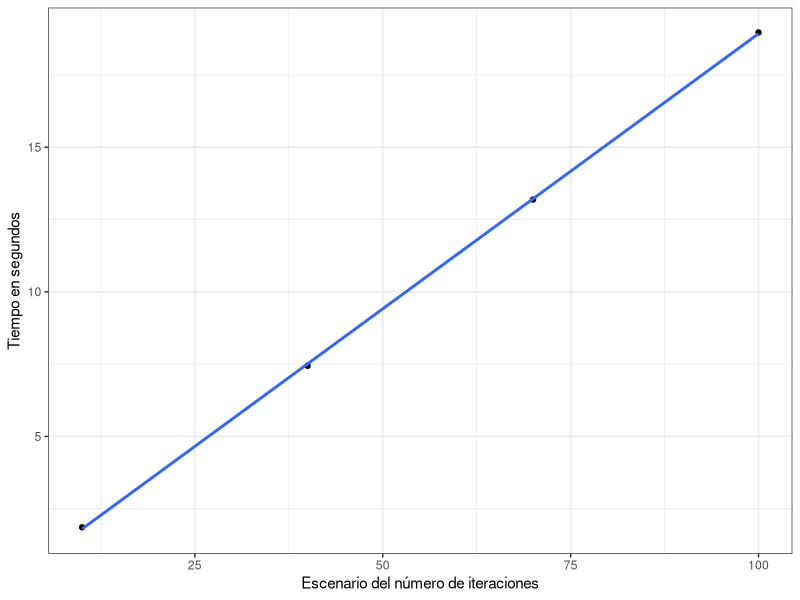

Generate this figure with R: (Note: this script raises an error after producing the figure.)
## ---- chunk 1
# Número de iteraciones en el ciclo
iters<-10

# Vector para almacenar la salida
lista<-vector('list',length=iters)
 
# Inicio del tiempo de computación
tiempoIni<-Sys.time()

# Ciclo
for(i in 1:iters){
 
    # contador
    cat(i,'\n')
 
    elem.lista<-rnorm(1e6)
    elem.lista<-summary(elem.lista)
     
    # salida
    lista[[i]]<-elem.lista
         
    }
 
# Tiempo de finalización
print(Sys.time()-tiempoIni)
# Tiempo utilizado

## ---- chunk 2
# Diferentes escenarios en número de interaciones
iters<-seq(10,100,by=30)
 
# Guardar el tiempo para los diferentes escenarios de iteración
tiempos<-numeric(length(iters))
 
# Ciclo para los distintos escenarios
for(val in 1:length(iters)){
     
    cat('Escenario ', val,' de ', length(iters),'\n')
     
    to.iter<-iters[val]
     
    # Vector para acumular la salida
    lista<-vector('list',length=to.iter)
 
    # Inicio del tiempo para el escenario
    tiempoIni<-Sys.time()
 
    # El mismo ciclo del caso anterior
    for(i in 1:to.iter){
     
        cat(i,'\n')
         
        elem.lista<-rnorm(1e6)
        elem.lista<-summary(elem.lista)
         
        # salida
        lista[[i]]<-elem.lista
         
        }
 
    # Finalización del tiempo
    tiempos[val]<-Sys.time()-tiempoIni
     
    }
 
# Graficación del tiempo en cada escenario
require(ggplot2)
 
para.graf<-data.frame(iters,tiempos)
ggplot(para.graf,aes(x=iters,y=tiempos)) + 
    geom_point() +
    geom_smooth(method=lm, se=FALSE) + 
    theme_bw() + 
    scale_x_continuous('Escenario del número de iteraciones') + 
    scale_y_continuous ('Tiempo en segundos')
## ---- chunk 3
# Modelo para predecir tiempo para las iteracciones
mod<-lm(tiempos~iters)
predict(mod,newdata=data.frame(iters=5e2))/60
## ---- chunk 4
# Paquetes para el paralelismo
require(foreach)
require(doParallel)

# Número de iteraciones
iters<-5e2
 
# Establecer paralelismo con 2 procesadores en paralelo
cl<-makeCluster(2)
registerDoParallel(cl)
 
# Tiempo de inicio
tiempoIni<-Sys.time()

# ciclo

ls<-foreach(icount(iters)) %dopar% {
     
    to.ls<-rnorm(1e6)
    to.ls<-summary(to.ls)
    to.ls
     
    }
 
print(Sys.time()-tiempoIni)
stopCluster(cl)
